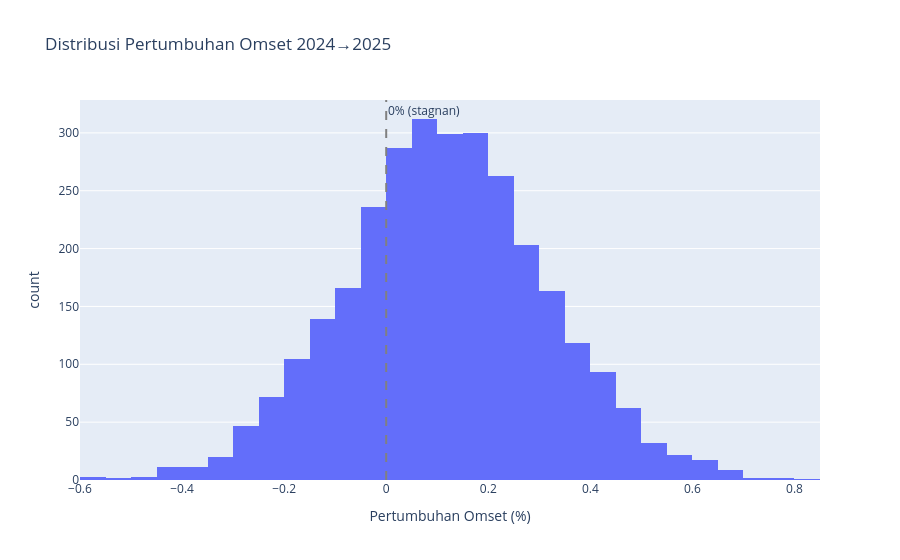

The cell this chart's notebook holds for it:
### Markdown cell above
**4.1.6 Pertumbuhan Omset 2024→2025**

### Code cell
fig = px.histogram(master, x="revenue_growth_pct", nbins=40,
                    title="Distribusi Pertumbuhan Omset 2024→2025",
                    labels={"revenue_growth_pct": "Pertumbuhan Omset (%)"})
fig.add_vline(x=0, line_dash="dash", line_color="gray", annotation_text="0% (stagnan)")
fig.show()

pct_negatif = (master["revenue_growth_pct"] < 0).mean() * 100
print(f"Insight: rata-rata pertumbuhan omset {master['revenue_growth_pct'].mean()*100:.1f}%, "
      f"{pct_negatif:.1f}% nasabah mengalami penurunan omset (growth negatif).")

### Figure 1 — Plotly figure (JSON) as saved in the notebook; plotly's stock layout.template omitted (floating-point values rounded to 4 significant figures; data arrays with more than 128 entries replaced by an {"elided": "..."} marker saying what was removed)
{"data": [{"bingroup": "x", "hovertemplate": "Pertumbuhan Omset (%)=%{x}<br>count=%{y}<extra></extra>", "legendgroup": "", "marker": {"color": "#636efa", "pattern": {"shape": ""}}, "name": "", "nbinsx": 40, "orientation": "v", "showlegend": false, "type": "histogram", "x": {"elided": "3000 float values"}, "xaxis": "x", "yaxis": "y"}], "layout": {"annotations": [{"showarrow": false, "text": "0% (stagnan)", "x": 0, "xanchor": "left", "xref": "x", "y": 1, "yanchor": "top", "yref": "y domain"}], "barmode": "relative", "legend": {"tracegroupgap": 0}, "shapes": [{"line": {"color": "gray", "dash": "dash"}, "type": "line", "x0": 0, "x1": 0, "xref": "x", "y0": 0, "y1": 1, "yref": "y domain"}], "title": {"text": "Distribusi Pertumbuhan Omset 2024→2025"}, "xaxis": {"anchor": "y", "domain": [0, 1], "title": {"text": "Pertumbuhan Omset (%)"}}, "yaxis": {"anchor": "x", "domain": [0, 1], "title": {"text": "count"}}}}
